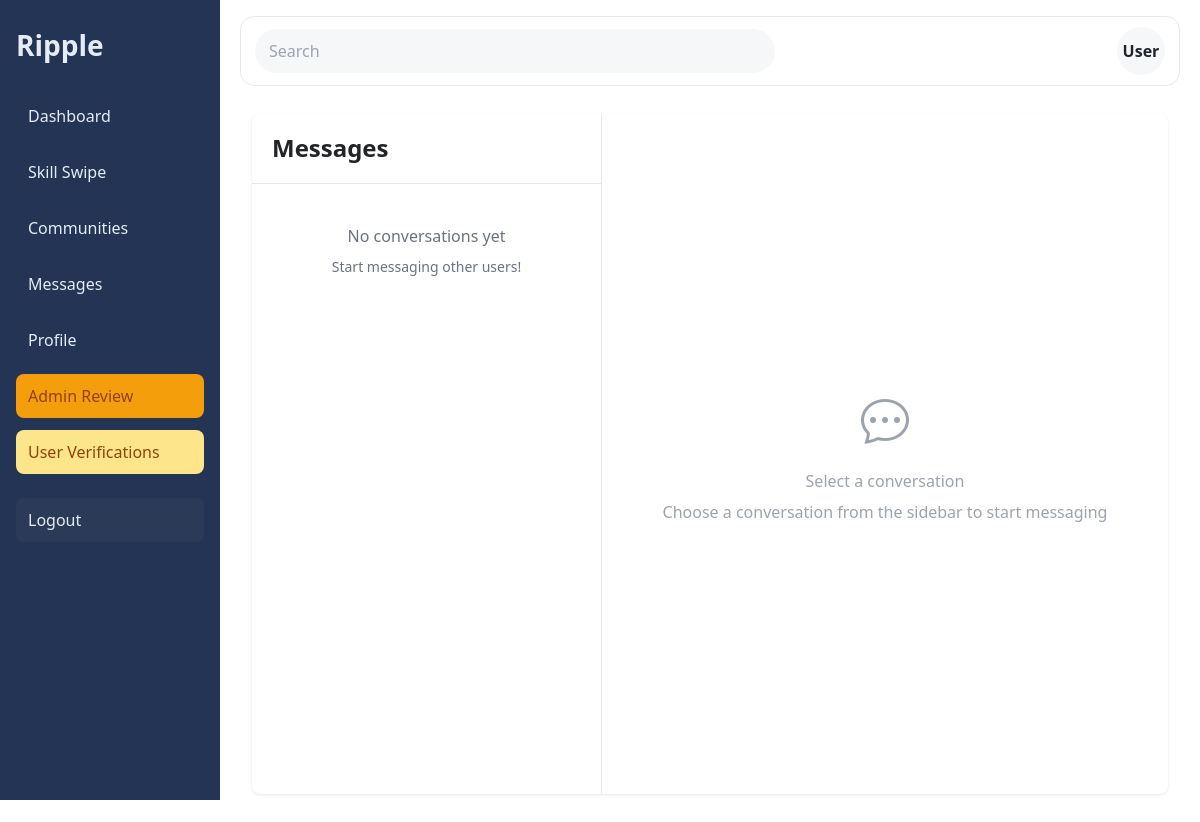
/chat/messages/ (signed in), run on an earlier commit of the app's database.
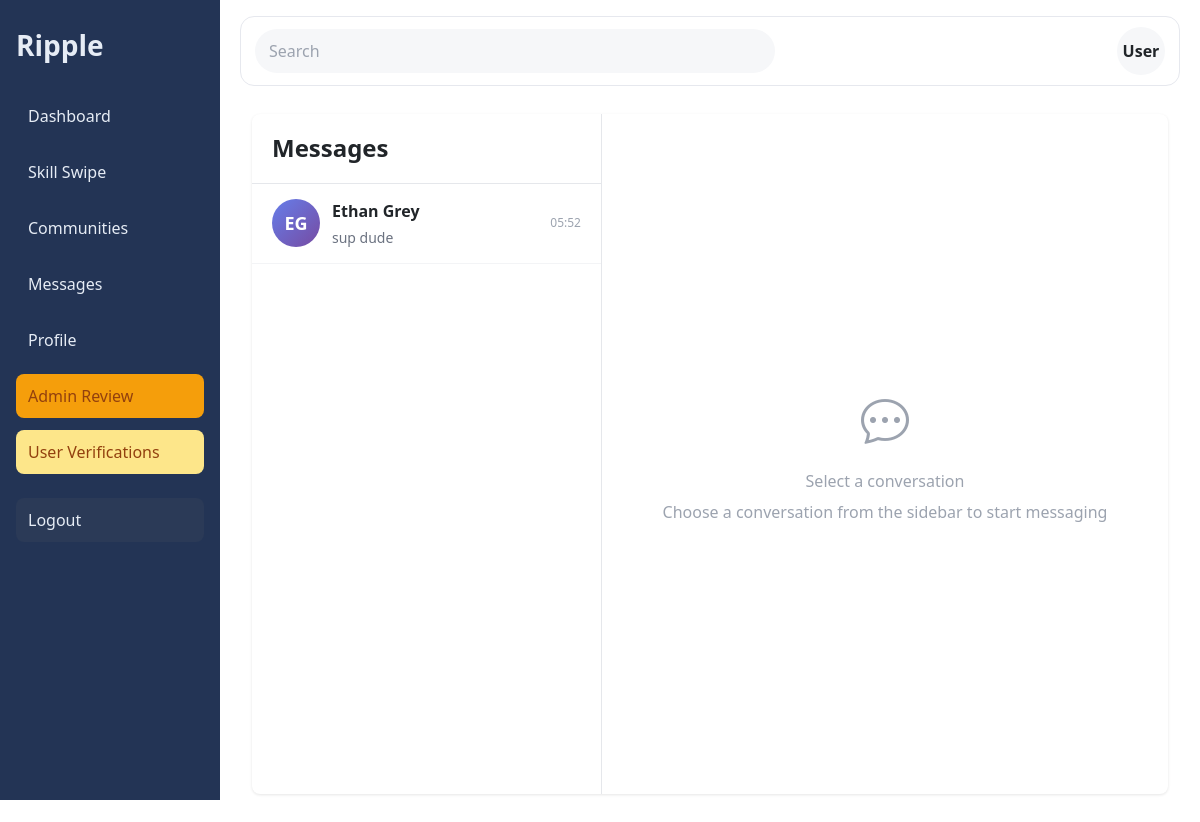
And on a later commit of the database.
### chat/models.py (models this page shows, shortened)
class Conversation(models.Model):
    participants = models.ManyToManyField(
        settings.AUTH_USER_MODEL,
        related_name='conversations'
    )
    created_at = models.DateTimeField(auto_now_add=True)
    updated_at = models.DateTimeField(auto_now=True)
    is_active = models.BooleanField(default=True)
    class Meta:
        ordering = ['-updated_at']
    def get_other_participant(self, user):
        return self.participants.exclude(id=user.id).first()
    def get_latest_message(self):
        return self.messages.first()

class Message(models.Model):
    MESSAGE_TYPES = [
        ('text', 'Text'),
        ('image', 'Image'),
        ('file', 'File'),
    ]
    conversation = models.ForeignKey(
        Conversation,
        on_delete=models.CASCADE,
        related_name='messages'
    )
    sender = models.ForeignKey(
        settings.AUTH_USER_MODEL,
        on_delete=models.CASCADE,
        related_name='sent_messages'
    )
    content = models.TextField()
    message_type = models.CharField(
        max_length=20,
        choices=MESSAGE_TYPES,
        default='text'
    )
    timestamp = models.DateTimeField(auto_now_add=True)
    is_read = models.BooleanField(default=False)
    class Meta:
        ordering = ['timestamp']

### chat/views.py (the view, shortened to what this page needs)
# urls.py: path('messages/', views.messages_page, name='messages'),
@login_required
def messages_page(request):
    other_user = None
    conversations = Conversation.objects.filter(
        participants=request.user
    ).prefetch_related('participants', 'messages').distinct()
    conversation_id = request.GET.get('conversation')
    selected_conversation = None
    messages = []
    for conv in conversations:
        conv.unread_count = conv.messages.filter(
            is_read=False
        ).exclude(sender=request.user).count()
        conv.other_user = conv.get_other_participant(request.user)
        conv.latest_message = conv.get_latest_message()
    context = {
        'conversations': conversations,
        'selected_conversation': selected_conversation,
        'messages': messages,
        'other_user': selected_conversation.get_other_participant(request.user) if selected_conversation else None,
    }
    return render(request, 'chat/messages.html', context)

### chat/templates/chat/messages.html (shortened to what the changed rows need)
{% extends 'base.html' %}
{% block content %}
<div class="messages-container">
    <div class="conversations-sidebar">
        <div class="conversations-header">
            <h2>Messages</h2>
        </div>
        <div class="conversations-list">
            {% if conversations %}
                {% for conversation in conversations %}
                <a href="?conversation={{ conversation.id }}"
                   class="conversation-item {% if selected_conversation.id == conversation.id %}active{% endif %}">
                    <div class="conversation-user">
                        <div class="conversation-avatar">
                            {{ conversation.other_user.first_name|first|upper }}{{ conversation.other_user.last_name|first|upper }}
                        </div>
                        <div class="conversation-info">
                            <div class="conversation-name">
                                {{ conversation.other_user.first_name }} {{ conversation.other_user.last_name }}
                            </div>
                            {% if conversation.latest_message %}
                            <div class="conversation-preview">
                                {{ conversation.latest_message.content|truncatewords:5 }}
                            </div>
                            {% endif %}
                        </div>
                        <div class="conversation-meta">
                            {% if conversation.latest_message %}
                            <div class="conversation-time">
                                {{ conversation.latest_message.timestamp|date:"H:i" }}
                            </div>
                            {% endif %}
                        </div>
                    </div>
                </a>
                {% endfor %}
            {% else %}
                <div class="empty-state">
                    <p>No conversations yet</p>
                    <p style="font-size: 14px; margin-top: 8px;">Start messaging other users!</p>
                </div>
            {% endif %}
        </div>
    </div>
</div>
{% endblock %}

What changed in the data, as far as the page shows it:
added Conversation: other_user.first_name|first "E", other_user.last_name|first "G", other_user.first_name "Ethan", other_user.last_name "Grey", latest_message.content "sup dude", latest_message.timestamp "05:52"
Also different on the page:
text no longer shown: "No conversations yet Start messaging other users!"
